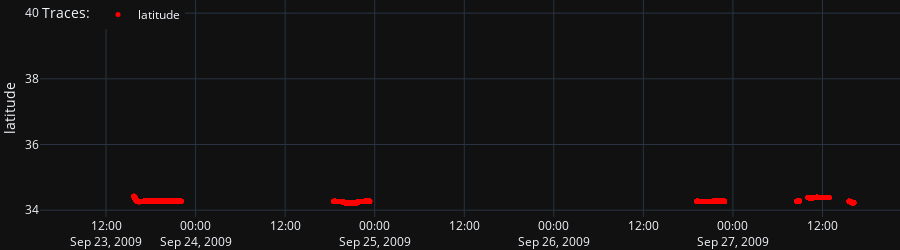

Here is the notebook cell this chart was saved with:
### Code cell
plot_timeline(
    df=Trajectories
        .from_user(user_id='123')
        .df,
    y_data='latitude',
).show()
plot_map(
    Trajectories
        .from_user(user_id='123')
        .df
).show()

### Figure 1 — Plotly figure (JSON) as saved in the notebook; plotly's stock layout.template omitted (floating-point values rounded to 4 significant figures; data arrays with more than 128 entries replaced by an {"elided": "..."} marker saying what was removed)
{"data": [{"hoverinfo": "text", "hovertext": ["user_id", "trajectory_id", "label", "datetime", "latitude", "longitude", "altitude", "timestamp"], "marker": {"color": "red", "size": 5}, "mode": "markers", "name": "latitude", "showlegend": true, "type": "scatter", "visible": true, "x": {"elided": "8828 str values"}, "y": {"elided": "8828 float values"}}], "layout": {"height": 250, "legend": {"orientation": "h", "title": {"text": "Traces:"}, "x": 0, "xanchor": "left", "y": 1, "yanchor": "top"}, "margin": {"b": 0, "l": 0, "r": 0, "t": 0}, "showlegend": true, "yaxis": {"title": {"text": "latitude"}}}}
